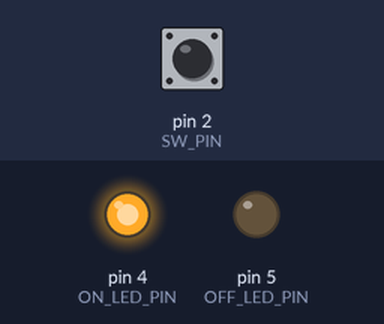
The sketch below on a simulated Arduino Nano, built with avr-gcc and run on an emulated ATmega328P. Parts: output pins drawn as LEDs (lit = HIGH). The test bench sets the inputs (shaded band); at power-on: pin 2 (SW_PIN) HIGH. No radio packets arrive unless stated.

Above: at 1.2 s.
1.3 s: pin 2 (SW_PIN) pulled LOW for 0.15 s
At 1.46 s:
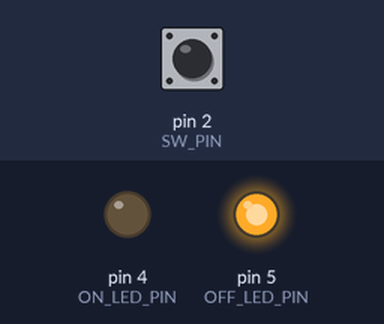
3.0 s: pin 2 (SW_PIN) pulled LOW for 3.2 s
At 7.0 s:
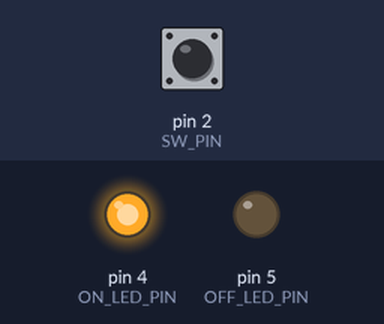
Timing chart, 0 to 8.5 s (numbered marks = the images above; inputs shaded):
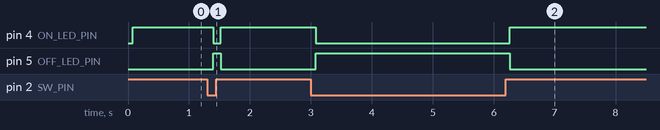

The sketch:

E-Stop_TX.ino
```cpp
#include <Arduino.h>
#include <LoRa.h>

#include "enums.h"
#include "settings.h"


mode currentMode = ROVER_ON;
long timeOfLastTx = 0;        // in ms


int sendState() {
  LoRa.beginPacket();

  if (currentMode == ROVER_OFF) {
    LoRa.print(ROVER_OFF_MAGIC);
  }
  else if (currentMode == ROVER_ON) {
    LoRa.print(ROVER_ON_MAGIC);
  }

  return LoRa.endPacket();
}


void setup() {
  // set up LoRa
  LoRa.begin(433E6);          // 433 MHz
  LoRa.setTxPower(TX_POWER);

  // set up pins
  pinMode(SW_PIN, INPUT_PULLUP);
  pinMode(ON_LED_PIN, OUTPUT);
  pinMode(OFF_LED_PIN, OUTPUT);
}

void loop() {
  // Read switch
  if (!digitalRead(SW_PIN)) {
    currentMode = ROVER_OFF;
    sendState();

    digitalWrite(OFF_LED_PIN, HIGH);  // turn on "OFF" LED
    Serial.write(OFF_LED_PIN);
    digitalWrite(ON_LED_PIN, LOW);
  }
  else if (digitalRead(SW_PIN)) {
    currentMode = ROVER_ON;
    sendState();

    digitalWrite(ON_LED_PIN, HIGH);  // turn on "ON" LED
    Serial.write(ON_LED_PIN);
    digitalWrite(OFF_LED_PIN, LOW);
  }

  // Send state if time is up
  if ((millis() - timeOfLastTx) > HEARTBEAT_INTERVAL) {
    sendState();
    timeOfLastTx = millis();
  }
}
```

enums.h
```cpp
#ifndef ENUMS_H
#define ENUMS_H

enum mode {ROVER_ON, ROVER_OFF};

#endif  // ENUMS_H
```

settings.h
```cpp
#ifndef SETTINGS_H
#define SETTINGS_H

#include <stdint.h>


#define TX_POWER 20                 // <= 20

#define SW_PIN 2                 // digital pins!
#define ON_LED_PIN 4
#define OFF_LED_PIN 5

#define HEARTBEAT_INTERVAL 10000    // in ms


#define ROVER_ON_MAGIC "3141592653 ON"      // must be same on TX and RX
#define ROVER_OFF_MAGIC "3141592653 OFF"


#endif  // SETTINGS_H
```

Measured:
- after the input at 1.3 s, pin 4 (ON_LED_PIN): HIGH → LOW after 0.10 s, → HIGH 0.12 s later; pin 5 (OFF_LED_PIN): LOW → HIGH after 0.10 s, → LOW 0.12 s later
- after the input at 3.0 s, pin 4 (ON_LED_PIN): HIGH → LOW after 0.08 s, → HIGH 3.2 s later; pin 5 (OFF_LED_PIN): LOW → HIGH after 0.08 s, → LOW 3.2 s later
